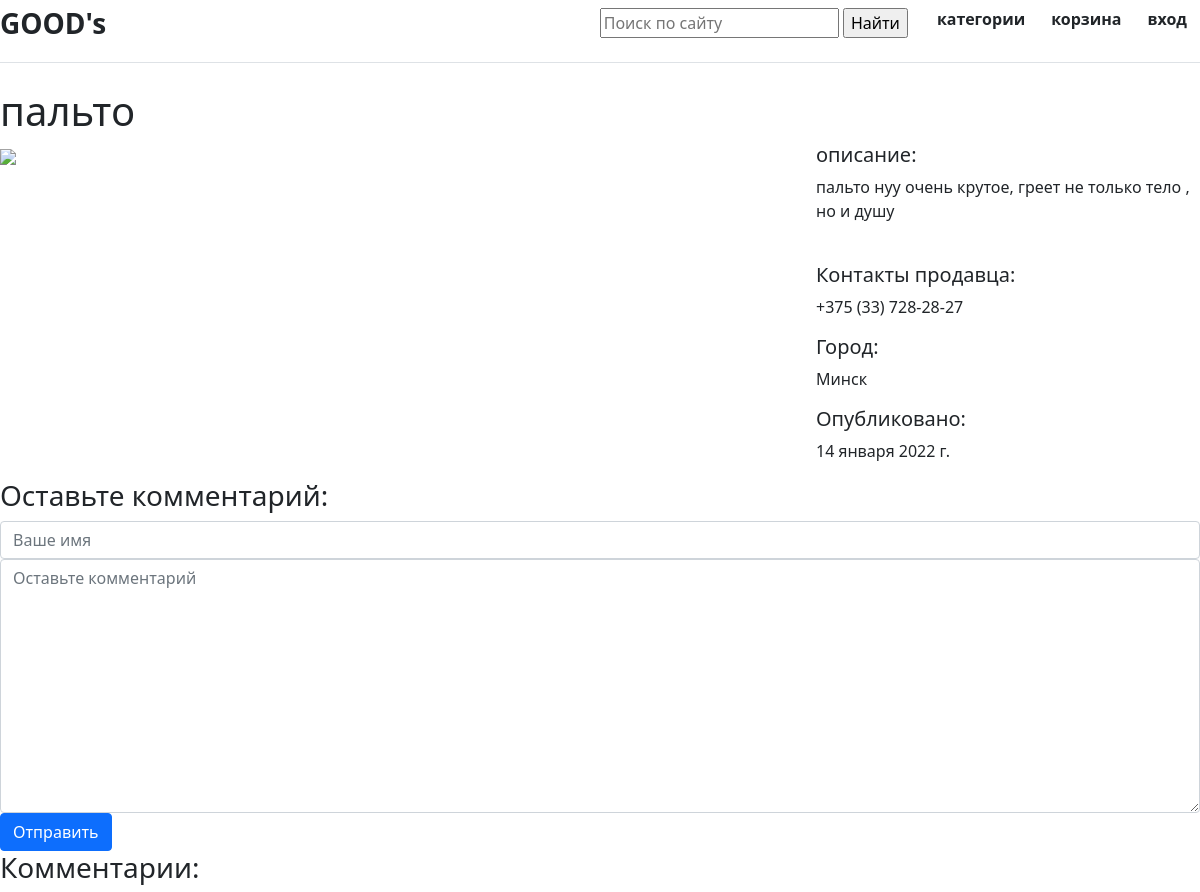
Screenshot of /3/ with the database file from the repository.
### goods/models.py (models this page shows, shortened)
class Post(models.Model):
    STATUS_CHOICES = (
        ('draft', 'Draft'),
        ('published', 'Published'),
    )
    CATEROGIES = (
        ("men's", "Men's"),
        ("women's", "Women's"),
        ("children's", "Children's"),
    )
    CITY = (
        ("Минск", "минск"),
        ("Брест", "брест"),
        ("Гродно", "гродно"),
        ("Гомель", "гомель"),
        ("Витебск", "витебск"),
        ("Могилев", "могилев")
    )
    author = models.ForeignKey(User, null=True, related_name='posts', on_delete=models.CASCADE)
    title = models.CharField(blank=True, max_length=100)
    category = models.CharField(max_length=10, choices=CATEROGIES)
    description = models.TextField(max_length=400)
    image = models.FileField(upload_to='img/')
    publish = models.DateTimeField(default=timezone.now)
    date = models.DateField(null=True, auto_now_add="True")
    status = models.CharField(max_length=10, choices=STATUS_CHOICES, default='draft')
    phone = models.CharField(blank=True, max_length=100)
    city = models.CharField(max_length=10, choices=CITY, default='')
    categories = models.ManyToManyField("Category", related_name='posts')
    class Meta:
        verbose_name = 'Пост'
        verbose_name_plural = 'Посты'

### goods/views.py (the view, shortened to what this page needs)
# urls.py: path('<int:pk>/', views.post, name="post"),
def post(request, pk):
    post = Post.objects.get(pk=pk)
    form = CommentForm()
    comments = CommentBest.objects.filter(post=post)
    context = {
        "post": post,
        "comments": comments,
        "form": form,
    }
    return render(request, "goods/post.html", context)

### goods/forms.py
class CommentForm(forms.Form):
    author = forms.CharField(
        max_length=60,
        widget=forms.TextInput(attrs={
            "class": "form-control",
            "placeholder": "Ваше имя"
        })
    )
    body = forms.CharField(widget=forms.Textarea(
        attrs={
            "class": "form-control",
            "placeholder": "Оставьте комментарий"
        })
    )

### goods/templates/goods/post.html (shortened to what this page needs)
{% extends "base.html" %}
{% load static %}
{% block content %}
<h1>{{ post.title }}</h1>
<div class="row">
    <div class="col-md-8">
        <img src="{% static goods.image %}">
    </div>
    <div class="col-md-4">
        <h5>описание:</h5>
        <p>{{ post.description }}</p>
        <br>
        <h5> Контакты продавца: </h5>
        <p> {{ post.phone }} </p>
        <h5> Город: </h5>
        <p> {{ post.city}} </p>
        <h5> Опубликовано: </h5>
        <p>{{ post.date }}</p>
    </div>
    <h3>Оставьте комментарий:</h3>
    <form action="/{{ post.pk }}/" method="post">
        <div class="form-group">
            {{ form.author }}
        </div>
        <div class="form-group">
            {{ form.body }}
        </div>
        <button type="submit" class="btn btn-primary">Отправить</button>
    </form>
    <h3>Комментарии:</h3>
</div>
{% endblock %}

### rows the page displays
Post: title "пальто", description "пальто нуу очень крутое, греет не только тело , но и душу", phone "+375 (33) 728-28-27", city "Минск", date "14 января 2022 г."
